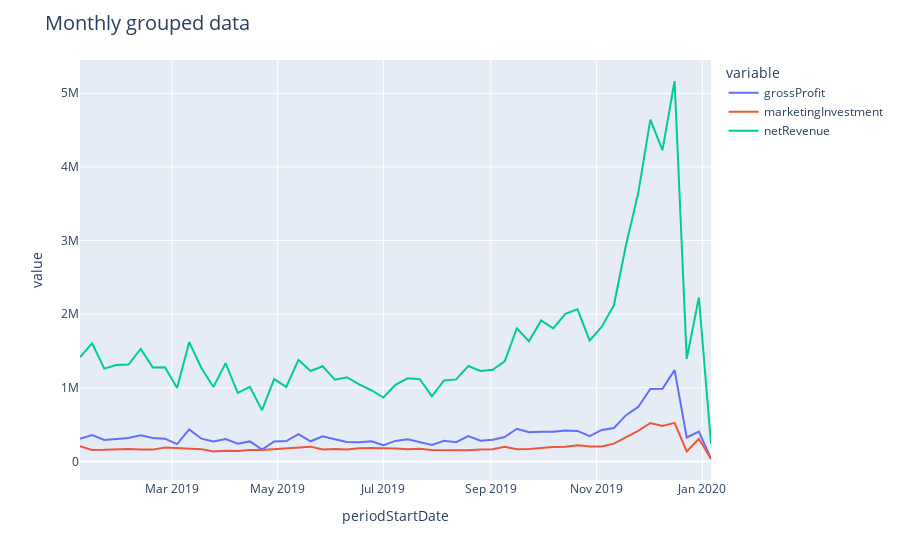

Here is the notebook cell this chart was saved with:
### Code cell
fig5 = group_data_w.plot(group_data_w, x = group_data_w.index, y = ['grossProfit','marketingInvestment','netRevenue'])
fig5.update_layout(title_text="Monthly grouped data", title_font=dict(size=20))
fig5.update_layout(uniformtext_minsize=16, uniformtext_mode='hide')
fig5.show()
